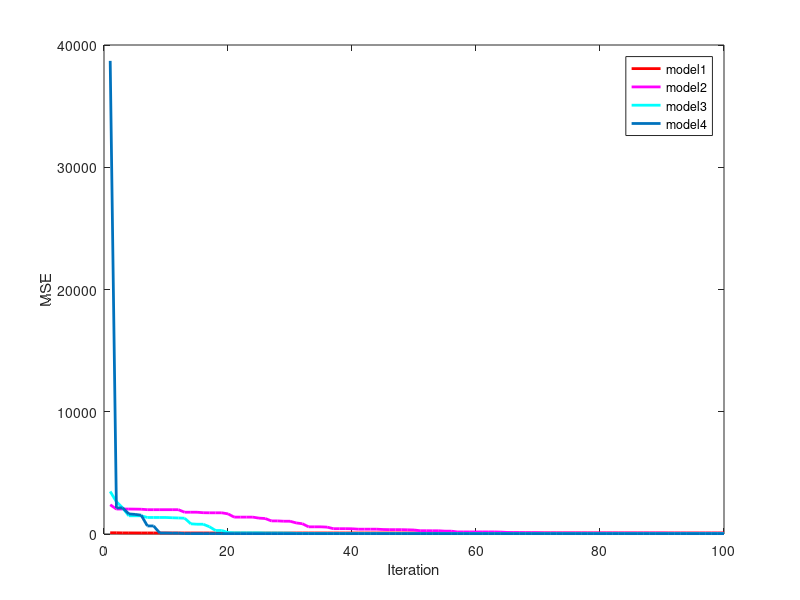

This figure's MATLAB source:
figure;
load cocomo1.mat
%semilogy(BestCost,'LineWidth',2);
plot(BestCost,'LineWidth',2,Color='r');
xlabel('Iteration');
ylabel('MSE');
%grid on;
hold on;
load cocomo2.mat
%semilogy(BestCost,'LineWidth',2);
plot(BestCost,'LineWidth',2,Color='m');
hold on;
load cocomo3.mat
%semilogy(BestCost,'LineWidth',2);
plot(BestCost,'LineWidth',2, Color='c');
hold on;
load cocomo4.mat
%semilogy(BestCost,'LineWidth',2);
plot(BestCost,'LineWidth',2);
hold on;
legend('model1','model2','model3','model4')